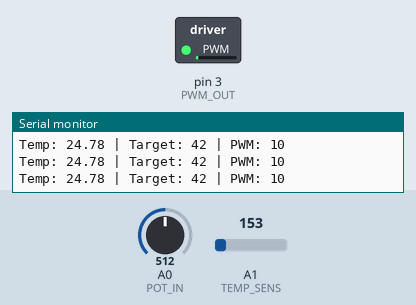
Recording of a sketch running on a simulated Arduino Uno, built with avr-gcc and run on an emulated ATmega328P. On the bench: switched loads named in the sketch (green lamp = pin HIGH), the last lines printed to the serial monitor. The inputs (shaded band) are chosen by the test bench; at power-on: A1 (TEMP_SENS) = 153, A0 (POT_IN) = 512.

Above: at 1.3 s.
1.4 s: A1 (TEMP_SENS) set to 193
2.9 s: A1 (TEMP_SENS) set to 215
At 3.4 s:
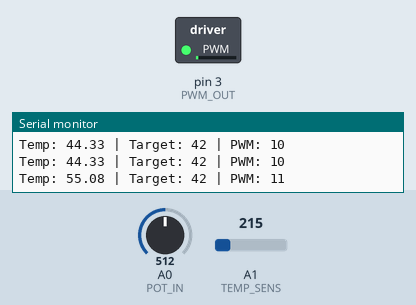
5.9 s: A0 (POT_IN) set to 0
At 8.8 s:
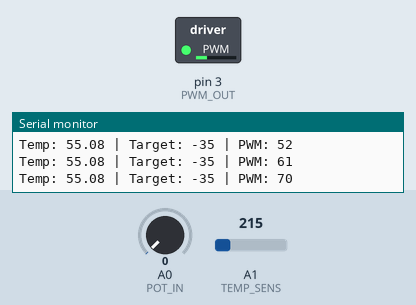
8.9 s: A0 (POT_IN) set to 122
11.9 s: A0 (POT_IN) set to 1023
Timing chart, 0 to 15.9 s (numbered marks = the images above; inputs shaded):
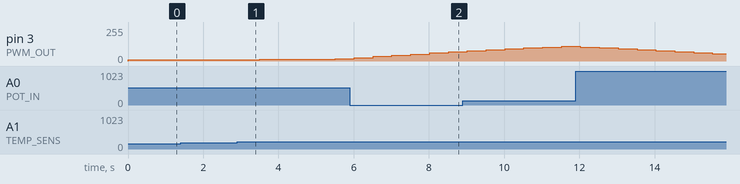

Measured:
- after the input at 2.9 s, pin 3 (PWM_OUT): moves from 10/255 to 16/255 over 2.5 s, starting after 0.11 s

The sketch:

motor_temperature_PID_control.ino
```cpp
// Program to control the fan speed based on the set temperature from the potentimetre
// And the current temperature is from the temperature sensor

// Hardware mapping
#define PWM_OUT  3
#define ENCODER_A 2
#define POT_IN A0
#define TEMP_SENS A1

// Global Variables

int output;           // pwm output
int speed;        // motor speed
int lastError = 0;    // declaring the last error as zero

int setpoint;
int error = 0;           // current error
int I_error = 0;         // Integral error (error summation)
int D_error = 0;         // derivative error (error difference from last error)
float KP = 0.1;          // proportional constant
float KI = 0.0001;       // integral constant
float KD = 0.001;        // derivative constant
//tune constants as required
//code has to be run in a real environment to get proper tuning results

void setup() {

  Serial.begin(9600);                 // initialize serial communication

  pinMode(ENCODER_A, INPUT);         // define encoder as input
  pinMode(POT_IN, INPUT);     // define potentiometre as input
  pinMode(PWM_OUT, OUTPUT);// output for PWM
  pinMode(TEMP_SENS, INPUT);

  output = 10;                    // initial pwm output (motor speed)
  analogWrite(PWM_OUT, output);   // set the initial output as 10
  }

void loop() {
   // get the reading from the potentiometre, this is the set point
  setpoint = map(analogRead(POT_IN), 0,1023,-35,120); //-40°C to +125°C is the tmp36 range

  // read the ouptut of the temperature sensor
  int raw = analogRead(TEMP_SENS);
  float voltage = raw * 5.0 / 1023.0;  // Convert analog reading to voltage (0–5V)
  float temperatureC = (voltage - 0.5) * 100.0;  // TMP36: 10mV per °C with 500mV offset


  error = temperatureC - setpoint; // calculate error

  I_error += error; // error summation
  D_error = error - lastError; // the derivative error
  // Since this loop will be called regularly, we can
  // assume that dt is constant and not include it in the calculations above.
  // dt is implicitly included within KP, KI, and KD.


  // Implement the PID algorithm
  output += KP*error + KI*I_error + KD*D_error; //incremental updates, good for motors or fans

  // limit output value between 10 and 255
  output = constrain(output, 10, 255);

  // control motor
  analogWrite(PWM_OUT, output);

  Serial.print("Temp: "); Serial.print(temperatureC);
  Serial.print(" | Target: "); Serial.print(setpoint);
  Serial.print(" | PWM: "); Serial.println(output);

  delay(500);
}
```
